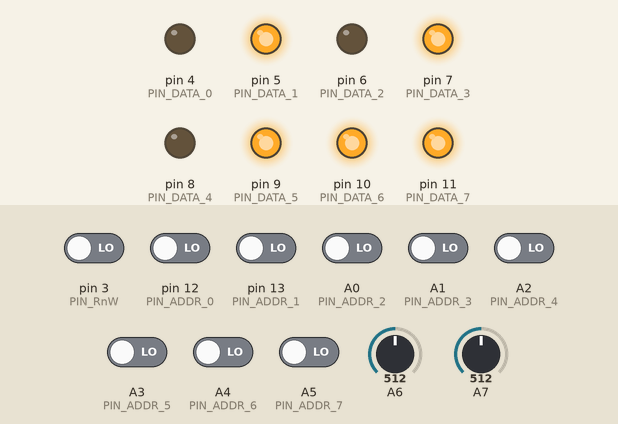
This sketch was run on a simulated Arduino Nano, built with avr-gcc and run on an emulated ATmega328P. Shown: output pins drawn as LEDs (lit = HIGH). Inputs (shaded band) come from the test bench; at power-on: A0 (PIN_ADDR_2), A1 (PIN_ADDR_3), A2 (PIN_ADDR_4), A3 (PIN_ADDR_5), A4 (PIN_ADDR_6), A5 (PIN_ADDR_7), pin 3 (PIN_RnW), pin 12 (PIN_ADDR_0), pin 13 (PIN_ADDR_1) LOW, A7 = 512, A6 = 512. Pins used as bus, display or sensor lines are not drawn; what the sketch prints to the serial monitor is not drawn.

Above: at 1.2 s.
1.3 s: A7 set to 524
At 2.5 s:
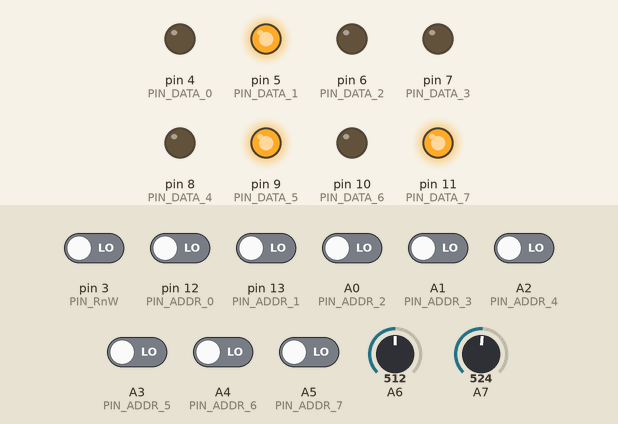
2.8 s: pin 12 (PIN_ADDR_0) driven HIGH
At 3.7 s:
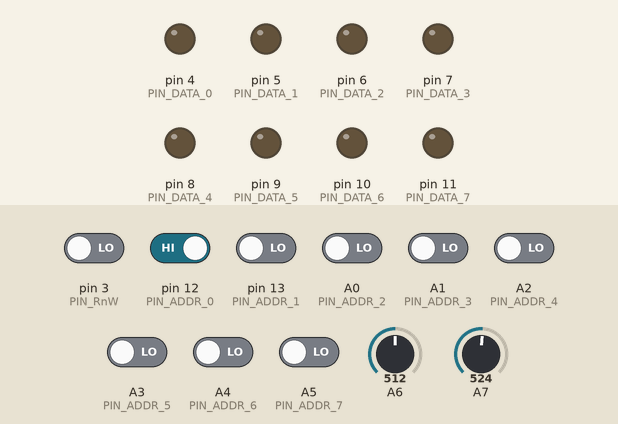
4.3 s: pin 13 (PIN_ADDR_1) driven HIGH
At 4.9 s:
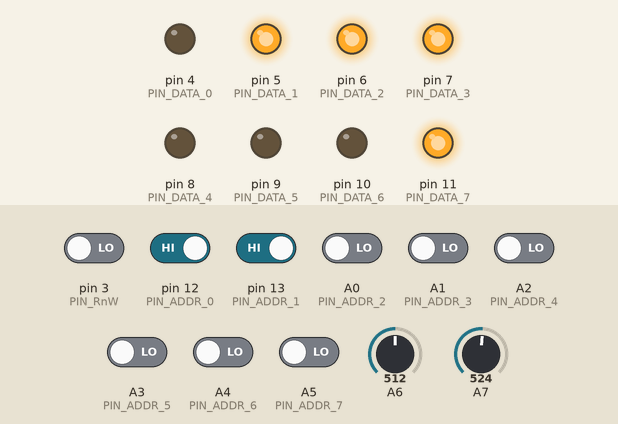
5.8 s: A0 (PIN_ADDR_2) driven HIGH
At 6.1 s:
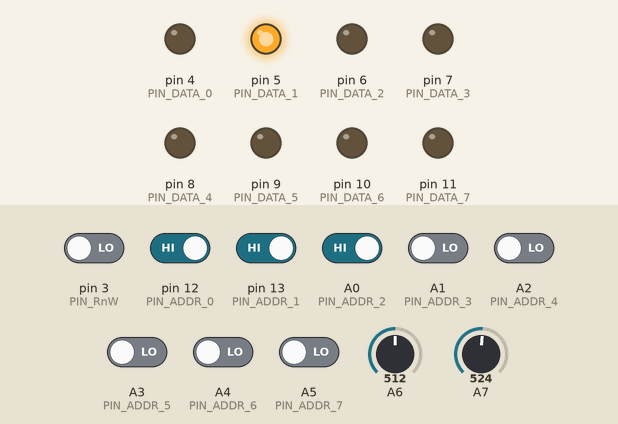
7.3 s: pin 12 (PIN_ADDR_0) driven LOW
At 8.4 s:
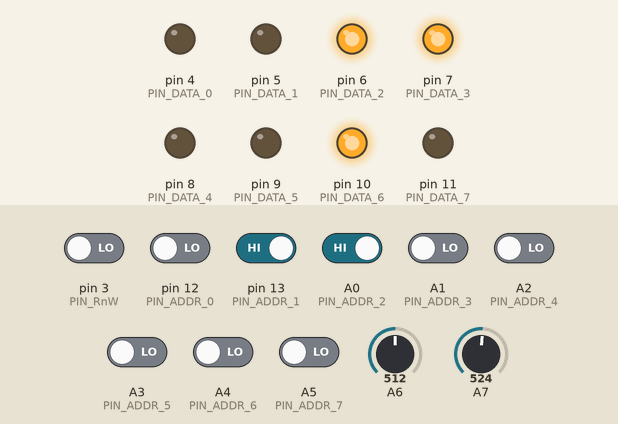
8.8 s: pin 13 (PIN_ADDR_1) driven LOW
At 9.5 s:
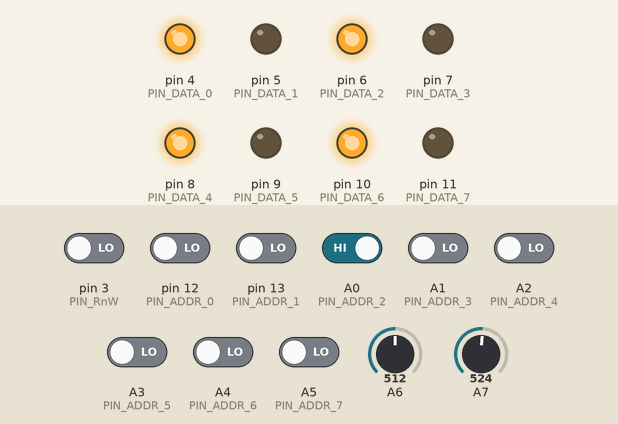
Timing chart, 0 to 11.3 s (numbered marks = the images above; inputs shaded):
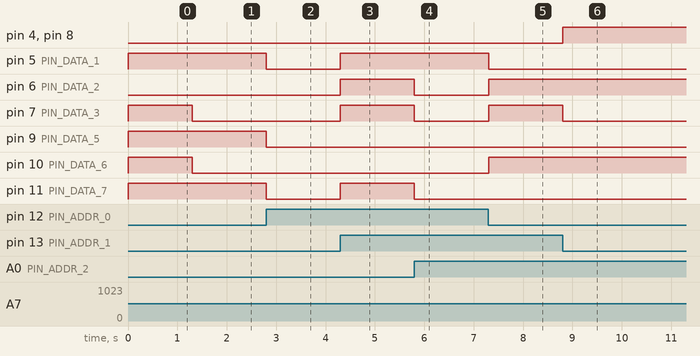

Measured:
- the behaviour switches between 512 and 513 on A7 (found by bisection; images 0 and 1)
- after the input at 1.3 s, pin 7 (PIN_DATA_3), pin 10 (PIN_DATA_6): HIGH → LOW at once
- after the input at 2.8 s, pin 5 (PIN_DATA_1), pin 9 (PIN_DATA_5), pin 11 (PIN_DATA_7): HIGH → LOW at once
- after the input at 4.3 s, pin 5 (PIN_DATA_1), pin 6 (PIN_DATA_2), pin 7 (PIN_DATA_3), pin 11 (PIN_DATA_7): LOW → HIGH at once
- after the input at 5.8 s, pin 6 (PIN_DATA_2), pin 7 (PIN_DATA_3), pin 11 (PIN_DATA_7): HIGH → LOW at once
- after the input at 7.3 s, pin 5 (PIN_DATA_1): HIGH → LOW at once; pin 6 (PIN_DATA_2), pin 7 (PIN_DATA_3), pin 10 (PIN_DATA_6): LOW → HIGH at once
- after the input at 8.8 s, pin 4 (PIN_DATA_0), pin 8 (PIN_DATA_4): LOW → HIGH at once; pin 7 (PIN_DATA_3): HIGH → LOW at once

The sketch:

rom6502.ino
```cpp
// Rom6502: use a Nano to generate a clock for the 6502 and act as a ROM (on addr/data lines).

// Connect the grounds. Supply the 6502 from the 5V0 of the Nano.
// Connect D2 of Nano to phi0 of 6502, and D3 of Nano to R/nW of 6502.
// Connect data lines D0..D7 of the 6502 to Nano D4..D11.
// Connect address lines A0..A9 of 6502 to Nano D12, D13, A0..A7.

#define PIN_CLOCK    2
#define PIN_RnW      3

#define PIN_DATA_0   4
#define PIN_DATA_1   5
#define PIN_DATA_2   6
#define PIN_DATA_3   7
#define PIN_DATA_4   8
#define PIN_DATA_5   9
#define PIN_DATA_6  10
#define PIN_DATA_7  11

#define PIN_ADDR_0  12
#define PIN_ADDR_1  13
#define PIN_ADDR_2  A0
#define PIN_ADDR_3  A1
#define PIN_ADDR_4  A2
#define PIN_ADDR_5  A3
#define PIN_ADDR_6  A4
#define PIN_ADDR_7  A5
#define VAL_ADDR_8 (analogRead(A6)>512)
#define VAL_ADDR_9 (analogRead(A7)>512)

uint8_t mem[1024];
// Note, the Arduino emulates 1k of memory (10 address lines)
// This memory block is mirrored 64 times.
// The block consists of 4 pages of 256 bytes
// Page 0 (000..0ff) is for data (zero page addressing)
// Page 1 (100..1ff) is for the stack
// Page 2 (200..2ff) is for the program code
// Page 3 (300..3ff) is for the vectors
// Note that page 3 is mirrored at ff00..ffff
void load() {
  // Fill entire memory with NOP
  for(int i=0; i<1024; i++ ) mem[i]=0xEA; // NOP

  // https://www.masswerk.at/6502/assembler.html
  // * = $0200
  // 0200        LDX #$00        A2 00
  // 0202 LOOP:  INX             E8
  // 0203        STX $0155       8E 55 01
  // 0206        JMP LOOP:       4C 02 02

  // * = $0200
  mem[0x3fc]= 0x00;
  mem[0x3fd]= 0x02;
  // 0200        LDX #$00        A2 00
  mem[0x200]= 0xA2;
  mem[0x201]= 0x00;
  // 0202 LOOP:  INX             E8
  mem[0x202]= 0xE8;
  // 0203        STX $0155       8E 55 01
  mem[0x203]= 0x8E;
  mem[0x204]= 0x55;
  mem[0x205]= 0x01;
  // 0206        JMP LOOP:       4C 02 02
  mem[0x206]= 0x4C;
  mem[0x207]= 0x02;
  mem[0x208]= 0x02;
}

void setup() {
  Serial.begin(115200);
  Serial.println();
  Serial.println("Welcome to Rom6502");

  load();

  pinMode(PIN_CLOCK, OUTPUT);
  digitalWrite(PIN_CLOCK, HIGH);

  // We do not use the data lines to spy, but to feed the 6502 with instructions
  pinMode(PIN_DATA_0, OUTPUT);
  pinMode(PIN_DATA_1, OUTPUT);
  pinMode(PIN_DATA_2, OUTPUT);
  pinMode(PIN_DATA_3, OUTPUT);
  pinMode(PIN_DATA_4, OUTPUT);
  pinMode(PIN_DATA_5, OUTPUT);
  pinMode(PIN_DATA_6, OUTPUT);
  pinMode(PIN_DATA_7, OUTPUT);

  pinMode(PIN_ADDR_0, INPUT);
  pinMode(PIN_ADDR_1, INPUT);
  pinMode(PIN_ADDR_2, INPUT);
  pinMode(PIN_ADDR_3, INPUT);
  pinMode(PIN_ADDR_4, INPUT);
  pinMode(PIN_ADDR_5, INPUT);
  pinMode(PIN_ADDR_6, INPUT);
  pinMode(PIN_ADDR_7, INPUT);
//pinMode(PIN_ADDR_8, INPUT);
//pinMode(PIN_ADDR_9, INPUT);
}

void loop() {
  // Send clock low
  digitalWrite(PIN_CLOCK, LOW);

  // Read address bus
  uint16_t addr=0 ;
  addr += digitalRead(PIN_ADDR_0) << 0;
  addr += digitalRead(PIN_ADDR_1) << 1;
  addr += digitalRead(PIN_ADDR_2) << 2;
  addr += digitalRead(PIN_ADDR_3) << 3;
  addr += digitalRead(PIN_ADDR_4) << 4;
  addr += digitalRead(PIN_ADDR_5) << 5;
  addr += digitalRead(PIN_ADDR_6) << 6;
  addr += digitalRead(PIN_ADDR_7) << 7;
  addr +=            (VAL_ADDR_8) << 8;
  addr +=            (VAL_ADDR_9) << 9;

  // Read R/nW
  uint16_t rnw=0 ;
  rnw += digitalRead(PIN_RnW) << 0;

  // Write data bus
  uint16_t data= mem[addr] ;
  digitalWrite(PIN_DATA_0, (data&(1<<0))?HIGH:LOW );
  digitalWrite(PIN_DATA_1, (data&(1<<1))?HIGH:LOW );
  digitalWrite(PIN_DATA_2, (data&(1<<2))?HIGH:LOW );
  digitalWrite(PIN_DATA_3, (data&(1<<3))?HIGH:LOW );
  digitalWrite(PIN_DATA_4, (data&(1<<4))?HIGH:LOW );
  digitalWrite(PIN_DATA_5, (data&(1<<5))?HIGH:LOW );
  digitalWrite(PIN_DATA_6, (data&(1<<6))?HIGH:LOW );
  digitalWrite(PIN_DATA_7, (data&(1<<7))?HIGH:LOW );

  // Send clock high again
  digitalWrite(PIN_CLOCK, HIGH);

  // Print address bus
  char buf[32];
  sprintf(buf,"%9ldus %03x %0x %02x",micros(),addr,rnw,data);
  Serial.println(buf);
}
```
